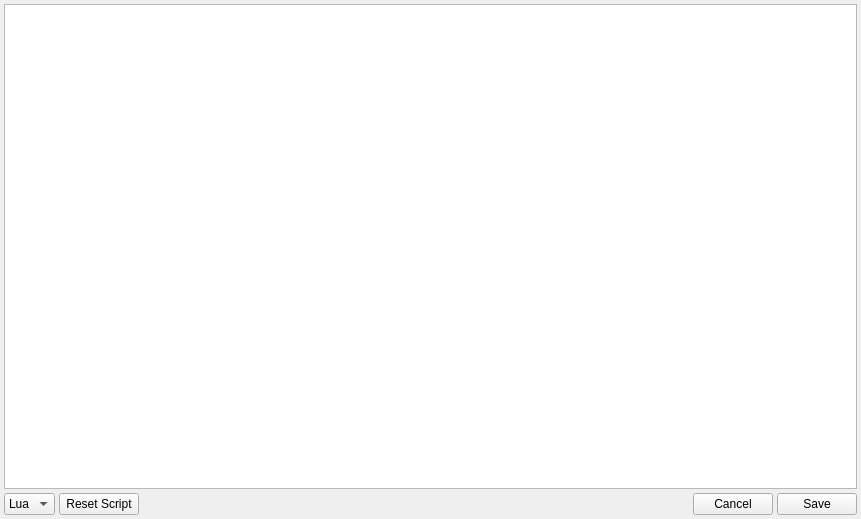
<?xml version="1.0" encoding="UTF-8"?>
<ui version="4.0">
 <class>ScriptEditor</class>
 <widget class="QWidget" name="ScriptEditor">
  <property name="geometry">
   <rect>
    <x>0</x>
    <y>0</y>
    <width>861</width>
    <height>519</height>
   </rect>
  </property>
  <property name="minimumSize">
   <size>
    <width>640</width>
    <height>480</height>
   </size>
  </property>
  <property name="windowTitle">
   <string>Form</string>
  </property>
  <layout class="QVBoxLayout" name="verticalLayout">
   <property name="spacing">
    <number>4</number>
   </property>
   <property name="leftMargin">
    <number>4</number>
   </property>
   <property name="topMargin">
    <number>4</number>
   </property>
   <property name="rightMargin">
    <number>4</number>
   </property>
   <property name="bottomMargin">
    <number>4</number>
   </property>
   <item>
    <widget class="QTextEdit" name="scriptEditor"/>
   </item>
   <item>
    <layout class="QHBoxLayout" name="horizontalLayout">
     <item>
      <widget class="QComboBox" name="comboBoxLanguageType">
       <item>
        <property name="text">
         <string extracomment="Lua Programming Language">Lua</string>
        </property>
       </item>
      </widget>
     </item>
     <item>
      <widget class="QPushButton" name="pushButtonResetScript">
       <property name="text">
        <string>Reset Script</string>
       </property>
      </widget>
     </item>
     <item>
      <spacer name="horizontalSpacer">
       <property name="orientation">
        <enum>Qt::Horizontal</enum>
       </property>
       <property name="sizeHint" stdset="0">
        <size>
         <width>40</width>
         <height>20</height>
        </size>
       </property>
      </spacer>
     </item>
     <item>
      <widget class="QPushButton" name="pushButtonCancelEditing">
       <property name="text">
        <string>Cancel</string>
       </property>
      </widget>
     </item>
     <item>
      <widget class="QPushButton" name="pushButtonSaveScript">
       <property name="text">
        <string>Save</string>
       </property>
      </widget>
     </item>
    </layout>
   </item>
  </layout>
 </widget>
 <resources/>
 <connections/>
</ui>
